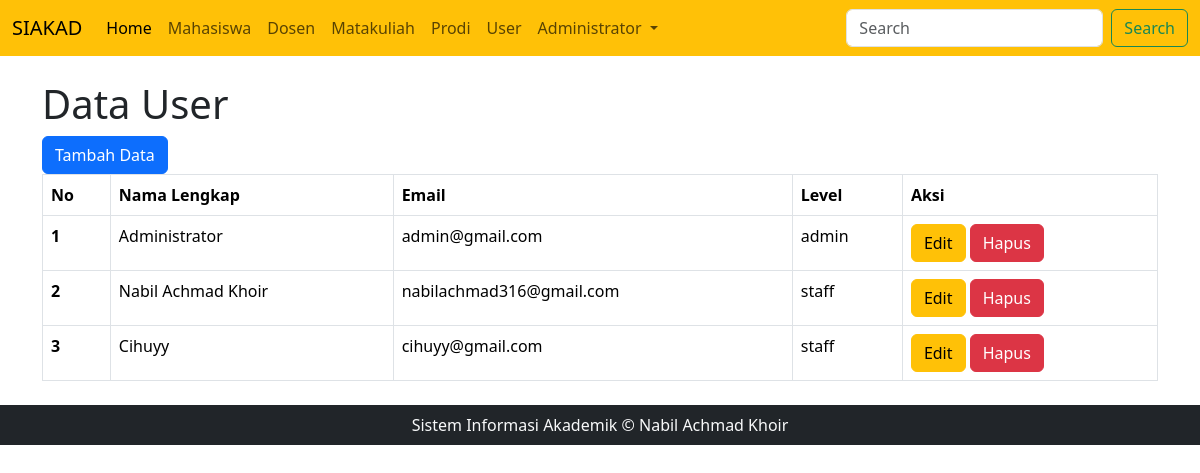
The app's page /index.php?page=user (signed in) with its own data.
### tables this page shows
CREATE TABLE `user` (
  `id` int(11) NOT NULL,
  `email` varchar(64) NOT NULL,
  `password` varchar(128) NOT NULL,
  `nama_lengkap` varchar(128) NOT NULL,
  `level` varchar(32) NOT NULL
);

### user.php (the view, shortened to what this page needs)
<?php
require 'koneksi.php';
$aksi = isset($_GET['aksi']) ? $_GET['aksi'] : 'read';
switch ($aksi) {
    case 'read':
?>
        <h1>Data User</h1>
        <a href="index.php?page=user&aksi=create" class="btn btn-primary">Tambah Data</a>
        <table class="table table-bordered">
            <thead>
                <tr>
                    <th scope="col">No</th>
                    <th scope="col">Nama Lengkap</th>
                    <th scope="col">Email</th>
                    <th scope="col">Level</th>
                    <th scope="col">Aksi</th>
                </tr>
            </thead>
            <tbody>
                <?php
                $queryMhs = mysqli_query($db, "SELECT * FROM user");
                $no = 1;
                while ($data = mysqli_fetch_array($queryMhs)) {
                ?>
                    <tr>
                        <th scope="row"><?= $no++ ?></th>
                        <td><?= $data['nama_lengkap']  ?></td>
                        <td><?= $data['email'] ?></td>
                        <td><?= $data['level'] ?></td>
                        <td>
                            <a href="index.php?page=user&aksi=update&id=<?= $data['id']  ?>" class="btn btn-warning">Edit</a>
                            <?php if($_SESSION['level'] == 'admin'): ?>
                            <a href="proses_user.php?proses=hapus&id=<?= $data['id']  ?>" onclick="return confirm('Menghapus Data Ini?')" class="btn btn-danger">Hapus</a>
                            <?php endif ?>
                        </td>
                    </tr>
                <?php } ?>
            </tbody>
        </table>
    <?php
        break;
    ?>
<?php
}
?>

### records on screen
user: nama_lengkap "Administrator", email "admin@gmail.com", level "admin"
user: nama_lengkap "Nabil Achmad Khoir", email "nabilachmad316@gmail.com", level "staff"
user: nama_lengkap "Cihuyy", email "cihuyy@gmail.com", level "staff"

### other values on screen
$_SESSION['nama'] "Administrator"
